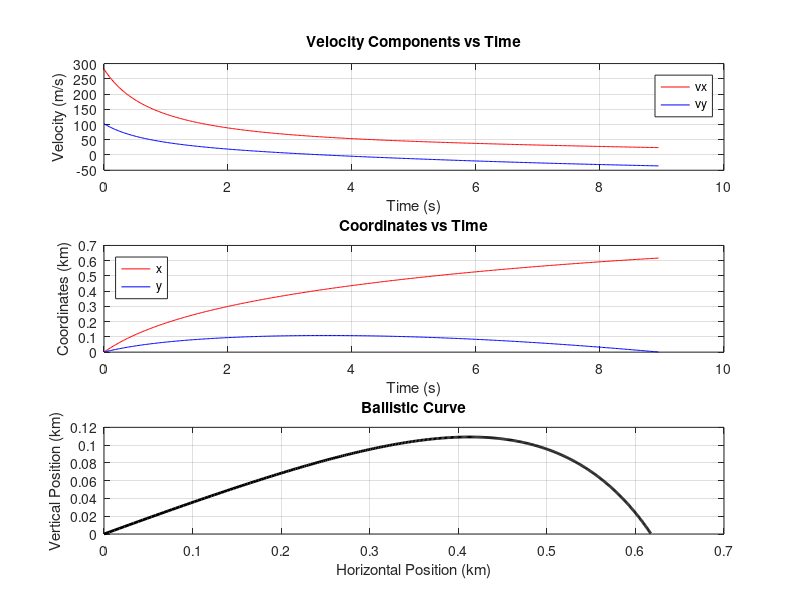
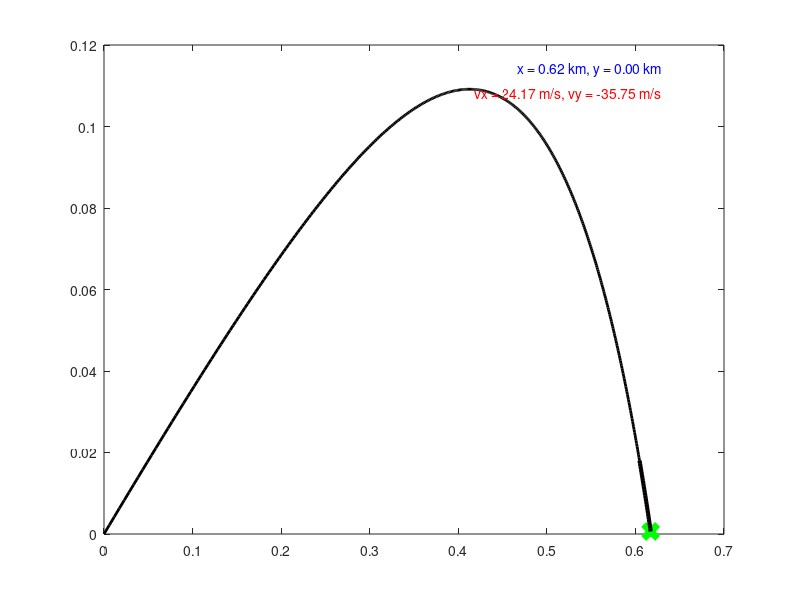

Recreate these plots in MATLAB, in order. (Note: this script raises an error after producing the figures.)
% Projectile Trajectory Simulation
% Author: Felix Nimy
% Date: 2026
% Description: This script simulates the trajectory of a projectile and
% computes relevant quantities such as flight time, range, maximum altitude,
% ascent and descent times, and heat produced. It also plots the trajectory
% and animates it.
%
% UNIKIN/ POLYTECH
%
% Copyright 2026 Felix Nimy
%
% For more explanations go to Wiki link:
% <https://en.wikipedia.org/wiki/Projectile_motion>
function projectile_trajectory(~, ~)

    % Simulate and analyze the trajectory of a projectile
    %
    % Inputs:
    %   - v0: Initial velocity (m/s)
    %   - alpha0: Launch angle (degrees)
    
    % Create out directory if it doesn't exist
    if ~exist('out', 'dir')
        mkdir('out');
    end
    if ~exist('images', 'dir')
        mkdir('images');
    end

    % Open log file for writing
    log_file = fopen('../out/log.txt', 'a');

    % Physical parameters
    g = 9.80665;                % gravitational acceleration (m/s^2)
    ro = 7850;                  % steel density (kg/m^3)
    r = 0.03;                   % projectile radius (m)
    m = 4/3 * pi * r^3 * ro;    % projectile mass (kg)

    % Initial conditions
    %-%v0 = 300;                        % initial velocity (m/s)
    %-%alpha0 = 20;                     % launch angle (degrees)
    eta = 1.81 * 1e-5;                  % viscosity coefficient
    b1 = 6 * pi * eta * r;              % linear term coefficient
    c = 0.469;                          % form coefficient
    ro0 = 1.22;                         % air density
    b2 = c * 4 * pi * r^2 * ro0 / 2;    % quadratic term coefficient
    v0=300; alpha0=20;
    % Compute trajectory
    [t, vx, vy, x, y] = compute_trajectory(v0, alpha0, b1, b2, g, m);
    
    plot_results(t, vx, vy, x, y);

    % Compute and display relevant quantities
    [tf, b, h, tu, tc, Q] = compute_quantities(t, vx, vy, x, y, v0, m, g);

    % Animate trajectory
    plot_trajectory_animation(x, y, vx, vy);

    % Save outputs to log file
    fprintf(log_file, '============= PROJECTILE MOTION =============\n');
    fprintf(log_file, '         Flight Time: %f s\n', tf);
    fprintf(log_file, '         Range: %f km\n', b / 1e3);
    fprintf(log_file, '         Maximum Altitude: %f km\n', h / 1e3);
    fprintf(log_file, '         Ascent Time: %f s\n', tu);
    fprintf(log_file, '         Descent Time: %f s\n', tc);
    fprintf(log_file, '         Heat Produced: %f kJ\n', Q / 1e3);
    fprintf(log_file, '=============================================\n');
    fclose(log_file);
end

function [t, vx, vy, x, y] = compute_trajectory(v0, alpha0, b1, b2, g, m)

    % Computes the trajectory of a projectile
    %
    % Inputs:
    %   - v0: Initial velocity (m/s)
    %   - alpha0: Launch angle (degrees)
    %   - b1: Linear term coefficient
    %   - b2: Quadratic term coefficient
    %   - g: Gravitational acceleration (m/s^2)
    %   - m: Projectile mass (kg)
    %
    % Outputs:
    %   - t: Time vector (s)
    %   - vx: Velocity component along x-axis (m/s)
    %   - vy: Velocity component along y-axis (m/s)
    %   - x: Horizontal position (m)
    %   - y: Vertical position (m)
    
    t0 = 0; tf = 2 * v0 / g * sind(alpha0);
    N = 1000;   % number of time instances
    t = linspace(t0, tf, N);
    dt = t(2) - t(1);

    vx = zeros(1, N); vy = vx;
    x = zeros(1, N); y = x;

    vx(1) = v0 * cosd(alpha0);
    vy(1) = v0 * sind(alpha0);

    for i = 1 : N-1
        aux = 1 - dt * (b1 + b2 * sqrt(vx(i)^2 + vy(i)^2)) / m;

        vx(i + 1) = vx(i) * aux;
        vy(i + 1) = vy(i) * aux - g * dt;

        x(i + 1) = x(i) + vx(i) * dt;
        y(i + 1) = y(i) + vy(i) * dt;
        if y(i + 1) < 0
            break;
        end
    end

    t = t(1:i);
    vx = vx(1:i);
    vy = vy(1:i);
    x = x(1:i);
    y = y(1:i);
end

function plot_results(t, vx, vy, x, y)
    % Plots the results of projectile simulation
    %
    % Inputs:
    %   - t: Time vector (s)
    %   - vx: Velocity component along x-axis (m/s)
    %   - vy: Velocity component along y-axis (m/s)
    %   - x: Horizontal position (m)
    %   - y: Vertical position (m)
    figure('Position', [100, 100, 800, 600]);

    % Plot velocity components
    subplot(3, 1, 1);
    plot(t, vx, '-r', t, vy, '-b');
    xlabel('Time (s)');
    ylabel('Velocity (m/s)');
    grid;
    title('Velocity Components vs Time');
    legend('vx', 'vy');

    % Plot motion laws
    subplot(3, 1, 2);
    plot(t, x / 1e3, '-r', t, y / 1e3, '-b');
    xlabel('Time (s)');
    ylabel('Coordinates (km)');
    grid;
    title('Coordinates vs Time');
    legend('x', 'y', 'Location', 'northwest');

    % Plot trajectory
    subplot(3, 1, 3);
    plot(x / 1e3, y / 1e3, '-k', 'LineWidth', 2);
    xlabel('Horizontal Position (km)');
    ylabel('Vertical Position (km)');
    grid;
    title('Ballistic Curve');

    % Save the plot with larger spaces
    cd('../images')
    saveas(gcf, 'velocity_position_curve.png');

    % Set axis to be equal and tight
    axis equal;
    axis tight;
end

function plot_trajectory_animation(x, y, vx, vy)
    % Animates the trajectory of a projectile
    %
    % Inputs:
    %   - x: Horizontal position (m)
    %   - y: Vertical position (m)
    %   - vx: Velocity component along x-axis (m/s)
    %   - vy: Velocity component along y-axis (m/s)
    
    % Create a figure with gradient sky background
    figure('Position', [100, 100, 800, 600], 'Color', [0.7, 0.85, 1]);
    xlabel('Horizontal Position (km)');
    ylabel('Vertical Position (km)');
    grid;
    title('Projectile Trajectory');
    axis equal;
    axis tight;
    
    % Define colors for fading trail effect
    color_scale = linspace(0.99, 0.01, length(x));
    
    % Plot the trajectory line
    plot(x / 1e3, y / 1e3, '-k', 'LineWidth', 2);
    hold on;

    % Initialize plot with initial position (small filled circle)
    h = plot(x(1) / 1e3, y(1) / 1e3, 'o', 'MarkerSize', 7, 'MarkerFaceColor', 'r');

    % Initialize target
    target_x = x(end) / 1e3;
    target_y = y(end) / 1e3;
    target = plot(target_x, target_y, 'x', 'MarkerSize', 10, 'MarkerEdgeColor', 'g', 'LineWidth', 5);

    % Get the limits of the plot
    xlims = get(gca, 'XLim');
    ylims = get(gca, 'YLim');

    % Position text in the top-right corner
    pos_text_x = xlims(2) - 0.1 * diff(xlims);
    pos_text_y = ylims(2) - 0.05 * diff(ylims);
    pos_text = text(pos_text_x, pos_text_y, '', 'Color', 'blue', 'HorizontalAlignment', 'right');

    % Position velocity text below position text
    vel_text_x = pos_text_x;
    vel_text_y = pos_text_y - 0.05 * diff(ylims);
    vel_text = text(vel_text_x, vel_text_y, '', 'Color', 'red', 'HorizontalAlignment', 'right');

    % Initialize trail
    trail_length = 25;
    trail_x = zeros(trail_length, 1);
    trail_y = zeros(trail_length, 1);
    trail = plot(trail_x, trail_y, 'LineWidth', 3);

    for i = 2 : length(x)
        % Update plot with new position
        set(h, 'XData', x(i) / 1e3, 'YData', y(i) / 1e3);
        % Update position text
        set(pos_text, 'String', ['x = ', sprintf('%.2f', x(i) / 1e3), ' km, y = ', sprintf('%.2f', y(i) / 1e3), ' km']);
        % Update velocity text
        set(vel_text, 'String', ['vx = ', num2str(vx(i), '%.2f'), ' m/s, vy = ', num2str(vy(i), '%.2f'), ' m/s']);

        % Update target position
        if i == length(x)
            set(target, 'XData', target_x, 'YData', target_y, 'Color', [1., 0.5, 0.01]);
        end
 
        % Update trail
        trail_x = [trail_x(2:end); x(i) / 1e3];
        trail_y = [trail_y(2:end); y(i) / 1e3];
        set(trail, 'XData', trail_x, 'YData', trail_y, 'Color', color_scale(i)*[1., 0.01, 0.01]);

        drawnow;
        pause(1e-3);
    end

    saveas(gcf, 'trajectory_animation.png');
    cd('../')
end

function [tf, b, h, tu, tc, Q] = compute_quantities(t, vx, vy, x, y, v0, m, ~)
    % Computes relevant quantities of projectile motion
    %
    % Inputs:
    %   - t: Time vector (s)
    %   - vx: Velocity component along x-axis (m/s)
    %   - vy: Velocity component along y-axis (m/s)
    %   - x: Horizontal position (m)
    %   - y: Vertical position (m)
    %   - v0: Initial velocity (m/s)
    %   - m: Projectile mass (kg)
    %
    % Outputs:
    %   - tf: Flight time (s)
    %   - b: Range (m)
    %   - h: Maximum altitude (m)
    %   - tu: Ascent time (s)
    %   - tc: Descent time (s)
    %   - Q: Heat produced (J)
    
    tf = t(end);                                  % flight time
    b = x(end);                                   % range
    h = max(y);                                   % maximum altitude
    tu = t(y == h);                               % ascent time
    tc = tf - tu;                                 % descent time
    Q = 1/2 * m * (v0^2 - vx(end)^2 - vy(end)^2); % heat produced

    % Display computed quantities
    disp('=============================================');
    disp(['     Flight Time: ', num2str(tf), ' s']);
    disp(['     Range: ', num2str(b / 1e3), ' km']);
    disp(['     Maximum Altitude: ', num2str(h / 1e3), ' km']);
    disp(['     Ascent Time: ', num2str(tu), ' s']);
    disp(['     Descent Time: ', num2str(tc), ' s']);
    disp(['     Heat Produced: ', num2str(Q / 1e3), ' kJ']);
    disp('=============================================');
    close(gcf);
end
